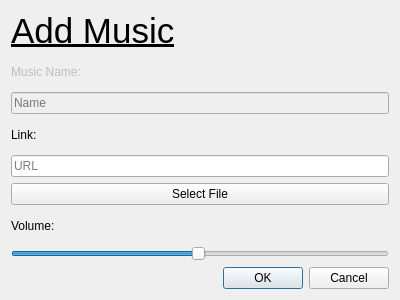
<?xml version="1.0" encoding="UTF-8"?>
<ui version="4.0">
 <class>musicDetail</class>
 <widget class="QDialog" name="musicDetail">
  <property name="geometry">
   <rect>
    <x>0</x>
    <y>0</y>
    <width>400</width>
    <height>300</height>
   </rect>
  </property>
  <property name="windowTitle">
   <string>Dialog</string>
  </property>
  <layout class="QGridLayout" name="gridLayout">
   <item row="7" column="0">
    <widget class="QSlider" name="horizontalSlider">
     <property name="value">
      <number>49</number>
     </property>
     <property name="orientation">
      <enum>Qt::Horizontal</enum>
     </property>
    </widget>
   </item>
   <item row="8" column="0">
    <widget class="QDialogButtonBox" name="buttonBox">
     <property name="orientation">
      <enum>Qt::Horizontal</enum>
     </property>
     <property name="standardButtons">
      <set>QDialogButtonBox::Cancel|QDialogButtonBox::Ok</set>
     </property>
    </widget>
   </item>
   <item row="2" column="0">
    <widget class="QLineEdit" name="nameEdit">
     <property name="enabled">
      <bool>false</bool>
     </property>
     <property name="toolTip">
      <string/>
     </property>
     <property name="statusTip">
      <string/>
     </property>
     <property name="inputMask">
      <string/>
     </property>
     <property name="text">
      <string/>
     </property>
     <property name="placeholderText">
      <string>Name</string>
     </property>
    </widget>
   </item>
   <item row="1" column="0">
    <widget class="QLabel" name="label_2">
     <property name="enabled">
      <bool>false</bool>
     </property>
     <property name="text">
      <string>Music Name:</string>
     </property>
    </widget>
   </item>
   <item row="6" column="0">
    <widget class="QLabel" name="label_4">
     <property name="text">
      <string>Volume:</string>
     </property>
    </widget>
   </item>
   <item row="3" column="0">
    <widget class="QLabel" name="label_3">
     <property name="text">
      <string>Link:</string>
     </property>
    </widget>
   </item>
   <item row="4" column="0">
    <widget class="QLineEdit" name="urlEdit">
     <property name="placeholderText">
      <string>URL</string>
     </property>
    </widget>
   </item>
   <item row="0" column="0">
    <widget class="QLabel" name="label">
     <property name="font">
      <font>
       <pointsize>26</pointsize>
       <underline>true</underline>
      </font>
     </property>
     <property name="text">
      <string>Add Music</string>
     </property>
    </widget>
   </item>
   <item row="5" column="0">
    <widget class="QPushButton" name="pushButton">
     <property name="text">
      <string>Select File</string>
     </property>
    </widget>
   </item>
  </layout>
 </widget>
 <resources/>
 <connections>
  <connection>
   <sender>buttonBox</sender>
   <signal>accepted()</signal>
   <receiver>musicDetail</receiver>
   <slot>accept()</slot>
   <hints>
    <hint type="sourcelabel">
     <x>248</x>
     <y>254</y>
    </hint>
    <hint type="destinationlabel">
     <x>157</x>
     <y>274</y>
    </hint>
   </hints>
  </connection>
  <connection>
   <sender>buttonBox</sender>
   <signal>rejected()</signal>
   <receiver>musicDetail</receiver>
   <slot>reject()</slot>
   <hints>
    <hint type="sourcelabel">
     <x>316</x>
     <y>260</y>
    </hint>
    <hint type="destinationlabel">
     <x>286</x>
     <y>274</y>
    </hint>
   </hints>
  </connection>
 </connections>
</ui>
